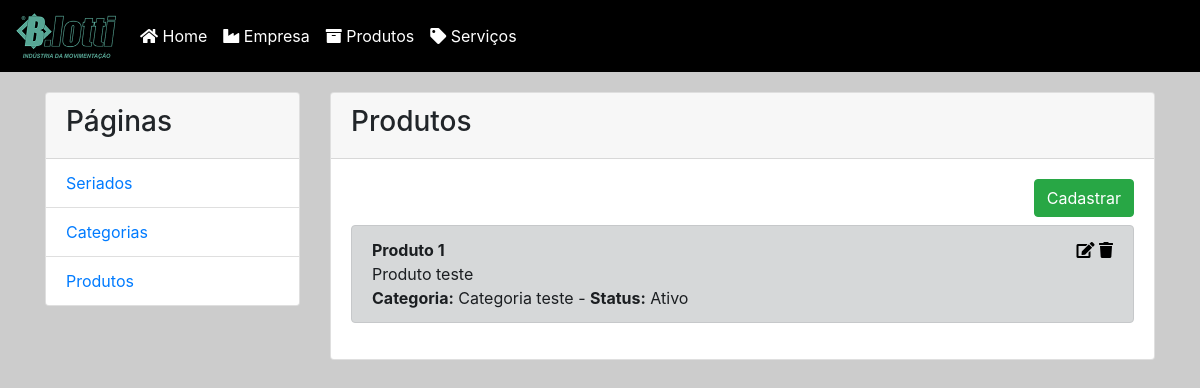
The page /admin/produtos.php?page=Produtos (signed in) on the database its author committed.
### tables this page shows
CREATE TABLE `catprodutos` (
  `cod` int(11) NOT NULL,
  `nome` varchar(45) DEFAULT NULL,
  `descricao` varchar(45) DEFAULT NULL,
  `foto` text DEFAULT NULL,
  `seriados` int(11) DEFAULT NULL,
  `status` int(11) NOT NULL DEFAULT 1
);

CREATE TABLE `produtos` (
  `cod` int(11) NOT NULL,
  `nome` text NOT NULL,
  `descricao` text NOT NULL,
  `categoria` int(11) NOT NULL,
  `foto_produto` text NOT NULL,
  `foto_tabela` text NOT NULL,
  `status` int(11) NOT NULL DEFAULT 1
);

### admin/produtos.php (the view, shortened to what this page needs)
<?php
 include ('conecta.php');
 ?>
    <!DOCTYPE html>
    <html lang="pt-br">
    <head>
    <link rel="stylesheet" href="https://maxcdn.bootstrapcdn.com/bootstrap/4.3.1/css/bootstrap.min.css">
    <link rel="stylesheet" href="https://use.fontawesome.com/releases/v5.0.13/css/all.css">
    <link rel="stylesheet" href="styles.css">
  </head>
    <body>
    <header>
<nav class="navbar navbar-expand-md navbar-dark bg-dark">
            <a class="navbar-brand" href="#"><img src="../img/blotti_movimentacao_de_cargas_acessorios.png" width="100px"></a>
       <div class="collapse navbar-collapse" id="collapsibleNavbar">
       <ul class="navbar-nav">
          <li class="nav-item">
              <a class="nav-link anima" href="home.php"><i class="fas fa-home"></i> Home</a>
            </li>
            <li class="nav-item">
              <a class="nav-link anima" href="empresa.php"><i class="fas fa-industry"></i> Empresa </a>
            </li>
            <li class="nav-item">
              <a class="nav-link anima" href="produtos.php"><i class="fas fa-archive"></i> Produtos</a>
            </li>
           <li class="nav-item">
                <a class="nav-link anima" href="servicos.php"><i class="fas fa-tag"></i> Serviços</a>
              </li>
          </ul>
        </div>
      </nav>
    </header>
    <section class="content">
<div class="container">
    <div class="row">
        <div class="col-md-3">
        <div class="card">
  <div class="card-header">
    <h3>Páginas</h3>
  </div>
  <ul class="list-group list-group-flush">
    <li class="list-group-item"><a href="?page=Seriados">Seriados</a></li>
    <li class="list-group-item"><a href="?page=Categorias">Categorias</a></li>
    <li class="list-group-item"><a href="?page=Produtos">Produtos</a></li>
  </ul>
</div>
 </div>
<div class="col-md-9">
<div class="card">
 <?php
if (isset($_GET['page'])){
  $page = $_GET['page'];
  ?>
    <div class='card-header'> <h3>   <?php echo $page ?></h3>   </div>
      <div class='card-body'>
      <div class="direita">
    <a href="#" data-toggle="modal" data-target="#modalCadastra<?php echo $page ?>" class="btn btn-success btn-blotti"> Cadastrar</a>
</div>
    <?php
    if ($page == "Categorias") {
    $sqlv = mysqli_query($link,"SELECT c.*, s.nome as nomeSer FROM catProdutos as c, seriados as s where c.seriados=s.cod  ORDER BY c.cod DESC") or die("ERRO NO SQL". mysqli_error());
    $rowv = mysqli_num_rows($sqlv);
  if ($rowv <= 0) { echo "<br>Sem itens cadastrados";}
while($rowv = mysqli_fetch_assoc($sqlv)){
$cod = $rowv['cod'];
$seriados = $rowv['nomeSer'];
 $nome = $rowv['nome'];
 $status = $rowv['status'];
$descricao = $rowv['descricao'];
$status == 1 ? $status = "Ativo" : $status = "Inativo";
echo "<div class='alert alert-dark item' role='alert'>
<div>  <b>$nome</b> <br> $descricao <br>";
echo "<b>Seriado:</b> ".$seriados." - <b>Status:</b> ".$status;
echo "</div><div>";
echo "<a href='' data-toggle='modal' data-target='#modalEdita$page' data-doc='$cod'><i class='fas fa-edit'></i></a>
<a href='categoriaBd.php?excluir&cod=$cod'><i class='fas fa-trash'></i></a>
</div></div>";
}
  echo "</div>";
} else {
  $sqlv = mysqli_query($link,"SELECT p.*, c.nome as nomeCat FROM catProdutos as c, produtos as p where c.cod=p.categoria  ORDER BY p.cod DESC") or die("ERRO NO SQL". mysqli_error());
while($rowv = mysqli_fetch_assoc($sqlv)){
$cod = $rowv['cod'];
$categoria = $rowv['nomeCat'];
$nome = $rowv['nome'];
$status = $rowv['status'];
$descricao = $rowv['descricao'];
$status == 1 ? $status = "Ativo" : $status = "Inativo";
echo "<div class='alert alert-dark item' role='alert'>
<div>  <b>$nome</b> <br> $descricao <br>";
echo "<b>Categoria:</b> ".$categoria." - <b>Status:</b> ".$status;
echo "</div><div>";
echo "<a href='' data-toggle='modal' data-target='#modalEdita$page' data-doc='$cod'><i class='fas fa-edit'></i></a>
<a href='produtoBd.php?excluir&cod=$cod'><i class='fas fa-trash'></i></a>
</div></div>";
}
echo "</div>";
}
} else {
  header ("Location: produtos.php?page=Produtos");
}
 ?>
 </div>
    </div>
    </div>
</div>
</section>
    </body>
    </html>

### admin/styles.css (style rules this page uses)
body { margin: 0px; background-color: #cccccc!important; }
.content { padding-top: 20px; height: 100%; }
.navbar { background-color: #000!important; }
.navbar a { color: #fff!important; }
.item { display: flex; justify-content: space-between; }
.item .fas { color:#000; }
.direita { text-align: right; margin-bottom: 8px; }

### rows shown on the page
catprodutos: produtos.nome "Produto 1", produtos.descricao "Produto teste", nome "Categoria teste", status "Ativo"

### other values the page prints
$page "Produtos"
